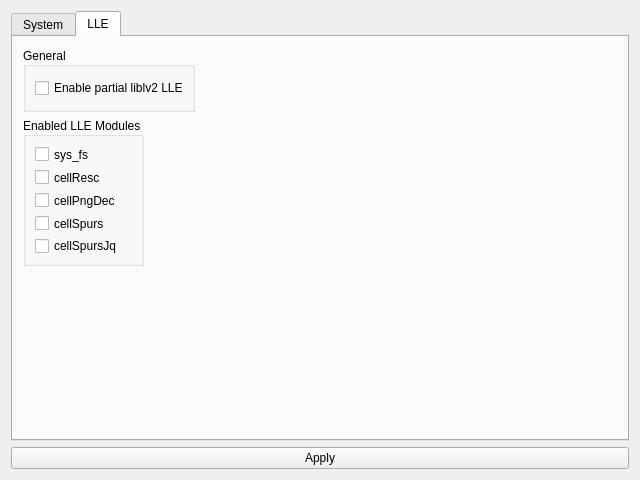
<?xml version="1.0" encoding="UTF-8"?>
<ui version="4.0">
 <class>Settings</class>
 <widget class="QWidget" name="Settings">
  <property name="geometry">
   <rect>
    <x>0</x>
    <y>0</y>
    <width>640</width>
    <height>480</height>
   </rect>
  </property>
  <property name="windowTitle">
   <string>Form</string>
  </property>
  <layout class="QVBoxLayout" name="verticalLayout_6">
   <item>
    <widget class="QTabWidget" name="tabWidget">
     <property name="currentIndex">
      <number>1</number>
     </property>
     <widget class="QWidget" name="system">
      <attribute name="title">
       <string>System</string>
      </attribute>
      <widget class="QGroupBox" name="groupBox">
       <property name="geometry">
        <rect>
         <x>10</x>
         <y>10</y>
         <width>175</width>
         <height>81</height>
        </rect>
       </property>
       <property name="title">
        <string>Account</string>
       </property>
       <property name="alignment">
        <set>Qt::AlignmentFlag::AlignLeading|Qt::AlignmentFlag::AlignLeft|Qt::AlignmentFlag::AlignVCenter</set>
       </property>
       <layout class="QFormLayout" name="formLayout">
        <property name="labelAlignment">
         <set>Qt::AlignmentFlag::AlignLeading|Qt::AlignmentFlag::AlignLeft|Qt::AlignmentFlag::AlignVCenter</set>
        </property>
        <property name="formAlignment">
         <set>Qt::AlignmentFlag::AlignLeading|Qt::AlignmentFlag::AlignLeft|Qt::AlignmentFlag::AlignTop</set>
        </property>
        <property name="verticalSpacing">
         <number>6</number>
        </property>
        <property name="bottomMargin">
         <number>9</number>
        </property>
        <item row="0" column="0">
         <widget class="QLabel" name="label">
          <property name="text">
           <string>Nickname</string>
          </property>
         </widget>
        </item>
        <item row="0" column="1">
         <widget class="QLineEdit" name="nickname"/>
        </item>
       </layout>
      </widget>
     </widget>
     <widget class="QWidget" name="lle">
      <attribute name="title">
       <string>LLE</string>
      </attribute>
      <widget class="QGroupBox" name="generalGroup">
       <property name="geometry">
        <rect>
         <x>10</x>
         <y>10</y>
         <width>172</width>
         <height>65</height>
        </rect>
       </property>
       <property name="title">
        <string>General</string>
       </property>
       <property name="alignment">
        <set>Qt::AlignmentFlag::AlignLeading|Qt::AlignmentFlag::AlignLeft|Qt::AlignmentFlag::AlignVCenter</set>
       </property>
       <property name="flat">
        <bool>false</bool>
       </property>
       <property name="checkable">
        <bool>false</bool>
       </property>
       <layout class="QVBoxLayout" name="verticalLayout">
        <item>
         <widget class="QCheckBox" name="partialLv2">
          <property name="toolTip">
           <string>&lt;html&gt;&lt;head/&gt;&lt;body&gt;&lt;p&gt;Enable partial LLE emulation of some liblv2 functions, instead of fully HLEing it.&lt;/p&gt;&lt;p&gt;Recommended.&lt;/p&gt;&lt;/body&gt;&lt;/html&gt;</string>
          </property>
          <property name="text">
           <string>Enable partial liblv2 LLE</string>
          </property>
          <property name="tristate">
           <bool>false</bool>
          </property>
         </widget>
        </item>
       </layout>
      </widget>
      <widget class="QGroupBox" name="lleModulesGroup">
       <property name="geometry">
        <rect>
         <x>10</x>
         <y>80</y>
         <width>121</width>
         <height>149</height>
        </rect>
       </property>
       <property name="toolTip">
        <string>&lt;html&gt;&lt;head/&gt;&lt;body&gt;&lt;p&gt;Toggle which modules are to be LLEd.&lt;/p&gt;&lt;p&gt;Other modules can be manually toggled in the config file, but should probably be left untouched.&lt;/p&gt;&lt;/body&gt;&lt;/html&gt;</string>
       </property>
       <property name="title">
        <string>Enabled LLE Modules</string>
       </property>
       <property name="alignment">
        <set>Qt::AlignmentFlag::AlignLeading|Qt::AlignmentFlag::AlignLeft|Qt::AlignmentFlag::AlignVCenter</set>
       </property>
       <property name="flat">
        <bool>false</bool>
       </property>
       <property name="checkable">
        <bool>false</bool>
       </property>
       <layout class="QVBoxLayout" name="verticalLayout_2" stretch="0,0,0,0,0">
        <property name="spacing">
         <number>6</number>
        </property>
        <property name="sizeConstraint">
         <enum>QLayout::SizeConstraint::SetNoConstraint</enum>
        </property>
        <item>
         <widget class="QCheckBox" name="sys_fs">
          <property name="text">
           <string>sys_fs</string>
          </property>
          <property name="tristate">
           <bool>false</bool>
          </property>
         </widget>
        </item>
        <item>
         <widget class="QCheckBox" name="cellResc">
          <property name="text">
           <string>cellResc</string>
          </property>
          <property name="tristate">
           <bool>false</bool>
          </property>
         </widget>
        </item>
        <item>
         <widget class="QCheckBox" name="cellPngDec">
          <property name="text">
           <string>cellPngDec</string>
          </property>
          <property name="tristate">
           <bool>false</bool>
          </property>
         </widget>
        </item>
        <item>
         <widget class="QCheckBox" name="cellSpurs">
          <property name="text">
           <string>cellSpurs</string>
          </property>
          <property name="tristate">
           <bool>false</bool>
          </property>
         </widget>
        </item>
        <item>
         <widget class="QCheckBox" name="cellSpursJq">
          <property name="text">
           <string>cellSpursJq</string>
          </property>
          <property name="tristate">
           <bool>false</bool>
          </property>
         </widget>
        </item>
       </layout>
      </widget>
     </widget>
    </widget>
   </item>
   <item>
    <widget class="QPushButton" name="apply">
     <property name="text">
      <string>Apply</string>
     </property>
    </widget>
   </item>
  </layout>
 </widget>
 <resources/>
 <connections/>
</ui>
